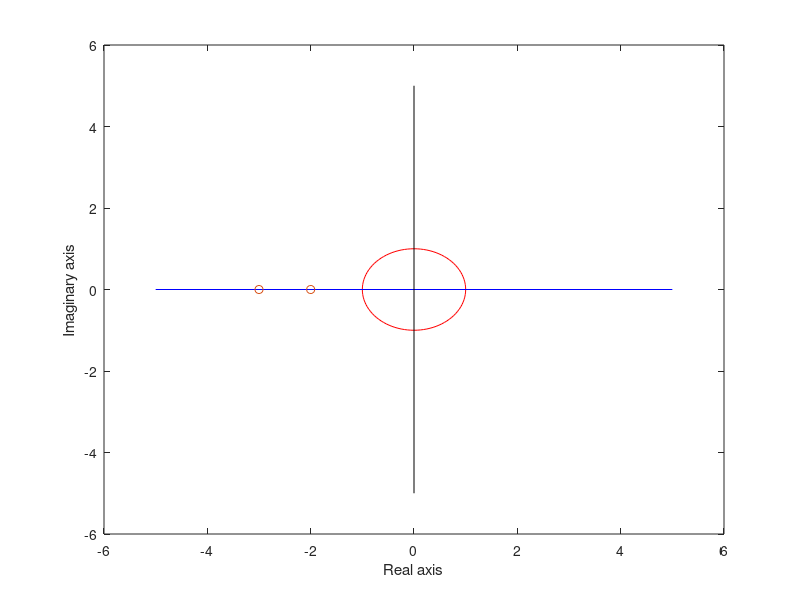

This figure's MATLAB source:
clear all
clc
x_axis=-5:1:5;
y_axis=-5:1:5;

th = 0:pi/50:2*pi;
x=0;
y=0;
radi_unit_cir=1;

xunit = radi_unit_cir* cos(th) + x;
yunit = radi_unit_cir* sin(th) + y;

plot(x_axis, y_axis, 'LineStyle','none')
xlabel('Real axis') 
ylabel('Imaginary axis')
hold on
h = plot(xunit, yunit, 'r');
plot([-5 5],[0 0], 'b');
plot([0 0],[-5 5], 'k');
hold off

coff_TF=[1 5 6];
roots_TF=roots(coff_TF);

for ii=1:length(roots_TF)
    re_x(ii)=real(roots_TF(ii));
 
    im_y(ii)=imag(roots_TF(ii));
  
end

for i=1:length(re_x)
        x_position(i)=re_x(i);
    
end

for i=1:length(im_y)
        y_position(i)=im_y(i);
    
end


hold on
plot(x_position, y_position, 'o')
hold off
% 
% [b,a] = ellip(4,.5,20,.6);
% Hq = dfilt.df2(b, a);
% Hq.arithmetic = 'fixed';
% zplane(Hq);
